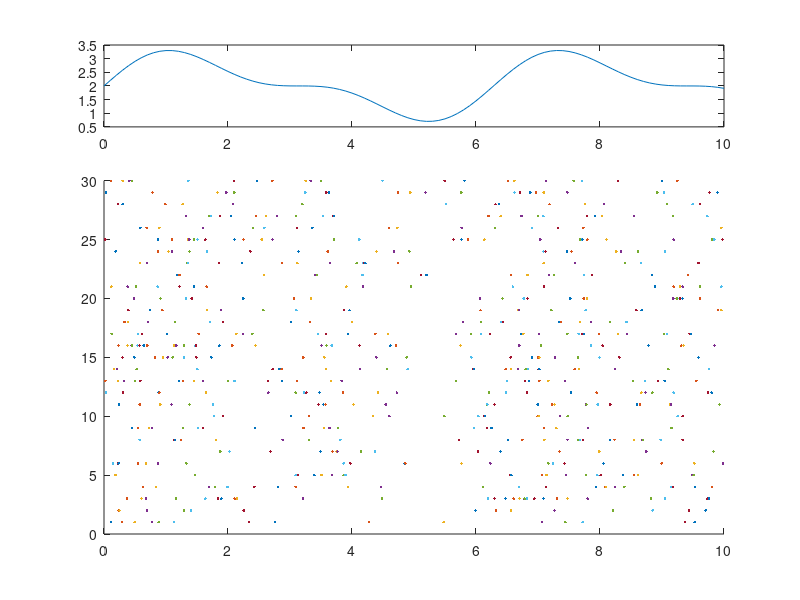

This figure's MATLAB source:
clear all; close all;
  
T = 10;
M = 30;
t = 0:0.1:T;
 
lambda = 2 + sin(t) + sin(2.*t)./2;

% display rate function
subplot(4,1,1);
plot(t, lambda);
  
F = inline('5/4 + 2*s - cos(s) - cos(2*s)/4');
DF = inline('2 + sin(s) + sin(2*s)/2');
 
for i=1:M
    
    n(i) = poissrnd(1*F(T));
    x = rand(1,n(i))*F(T);
    npp{i} = sort(x);
    
    %Newton-Raphson algorithm to estimate F^(-1)
 
    for j = 1:length(npp{i})
        
        x = T/2; % initial position
        ind = 0;
        while ind < 100
            ind = ind+1;
            x_new = x - (F(x)-npp{i}(j))/DF(x);
            d = abs(x_new-x);
            if d<1e-3;
                break;
            end
            x = x_new;
        end
        ipp{i}(j) = x; 
    end;
       
end;
 
for i = 1:30
subplot(4,1,2:4)
hold on;
plot(ipp{i},i,'.');
end;


